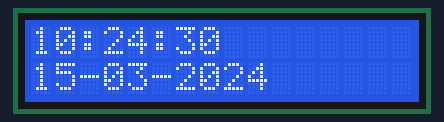
The sketch below on a simulated ESP32. On the bench: 16×2 character LCD. WiFi joins after 1.5 s; servers stay silent unless stated; network time is answered at once with the bench clock; the local clock reads 2024-03-15 10:24:30 at power-on unless the sketch sets it.

Above: at 0.2 s.
At 4.2 s:
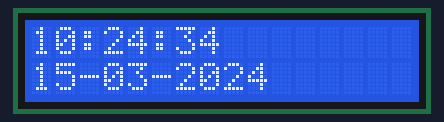
At 9.3 s:
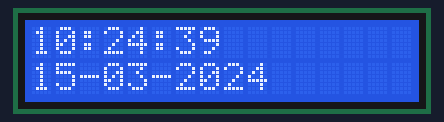
At 19.5 s:
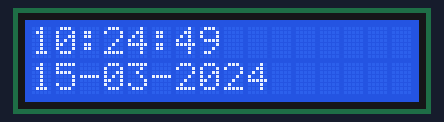
At 28.7 s:
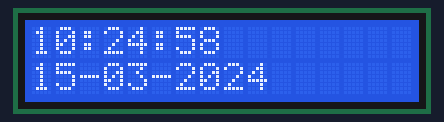
At 38.9 s:
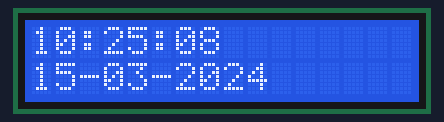

Measured:
- what the display in image 0 shows lasts 1.0 s, from 0.1 s to 1.1 s

The sketch:

Clock.ino
```cpp
#include <WiFi.h>
#include <WiFiUdp.h>
#include <NTPClient.h>
#include <TimeLib.h>
#include <LiquidCrystal_I2C.h>

const char* ssid = "  ";
const char* pass = "  ";

const char* server = "pool.ntp.org";
const long  gmtch = 21600;

LiquidCrystal_I2C scr(0x27, 16, 2);

WiFiUDP ntpUDP;
NTPClient timer(ntpUDP, server, gmtch);

int s, m, h, d, mo, y;

void setup()
{
  Serial.begin(115200);
  scr.begin();
  scr.backlight();
  WiFi.begin(ssid, pass);
  timer.begin();
}

void loop()
{
  timer.update();

  long Time = timer.getEpochTime();
  s = second(Time);
  m = minute(Time);
  h = hour(Time);
  d = day(Time);
  mo = month(Time);
  y = year(Time);

  char timeshow[30];
  sprintf(timeshow, "%02d:%02d:%02d", h, m, s);
  scr.setCursor(0, 0);
  scr.printf(timeshow);

  char dateshow[30];
  sprintf(dateshow, "%02d-%02d-%04d", d, mo, y);
  scr.setCursor(0, 1);
  scr.printf(dateshow);

  delay(1000);
}
```
